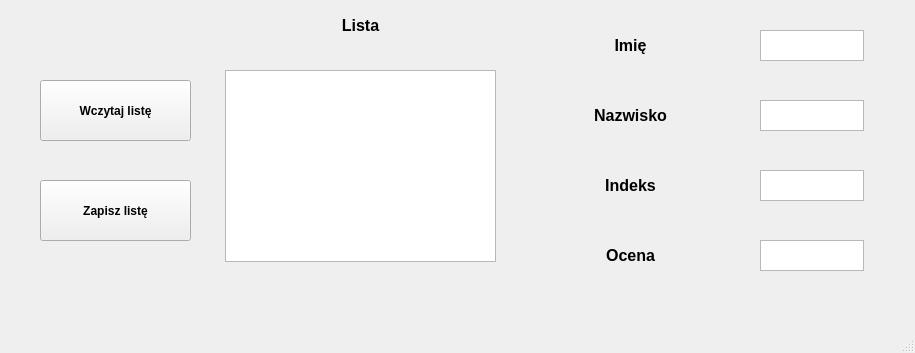
<?xml version="1.0" encoding="UTF-8"?>
<ui version="4.0">
 <class>MainWindow</class>
 <widget class="QMainWindow" name="MainWindow">
  <property name="geometry">
   <rect>
    <x>0</x>
    <y>0</y>
    <width>915</width>
    <height>353</height>
   </rect>
  </property>
  <property name="windowTitle">
   <string>MainWindow</string>
  </property>
  <widget class="QWidget" name="centralwidget">
   <widget class="QTextEdit" name="textEdit">
    <property name="geometry">
     <rect>
      <x>760</x>
      <y>30</y>
      <width>104</width>
      <height>31</height>
     </rect>
    </property>
    <property name="font">
     <font>
      <family>Segoe UI</family>
      <pointsize>10</pointsize>
      <weight>75</weight>
      <bold>true</bold>
     </font>
    </property>
   </widget>
   <widget class="QTextEdit" name="textEdit_2">
    <property name="geometry">
     <rect>
      <x>760</x>
      <y>100</y>
      <width>104</width>
      <height>31</height>
     </rect>
    </property>
    <property name="font">
     <font>
      <family>Segoe UI</family>
      <pointsize>10</pointsize>
      <weight>75</weight>
      <bold>true</bold>
     </font>
    </property>
   </widget>
   <widget class="QTextEdit" name="textEdit_3">
    <property name="geometry">
     <rect>
      <x>760</x>
      <y>170</y>
      <width>104</width>
      <height>31</height>
     </rect>
    </property>
    <property name="font">
     <font>
      <family>Segoe UI</family>
      <pointsize>10</pointsize>
      <weight>75</weight>
      <bold>true</bold>
     </font>
    </property>
   </widget>
   <widget class="QTextEdit" name="textEdit_4">
    <property name="geometry">
     <rect>
      <x>760</x>
      <y>240</y>
      <width>104</width>
      <height>31</height>
     </rect>
    </property>
    <property name="font">
     <font>
      <family>Segoe UI</family>
      <pointsize>10</pointsize>
      <weight>75</weight>
      <bold>true</bold>
     </font>
    </property>
   </widget>
   <widget class="QLabel" name="label">
    <property name="geometry">
     <rect>
      <x>230</x>
      <y>10</y>
      <width>261</width>
      <height>31</height>
     </rect>
    </property>
    <property name="font">
     <font>
      <pointsize>12</pointsize>
      <weight>75</weight>
      <bold>true</bold>
     </font>
    </property>
    <property name="layoutDirection">
     <enum>Qt::LeftToRight</enum>
    </property>
    <property name="text">
     <string>Lista</string>
    </property>
    <property name="alignment">
     <set>Qt::AlignCenter</set>
    </property>
   </widget>
   <widget class="QLabel" name="label_2">
    <property name="geometry">
     <rect>
      <x>550</x>
      <y>100</y>
      <width>161</width>
      <height>31</height>
     </rect>
    </property>
    <property name="font">
     <font>
      <pointsize>12</pointsize>
      <weight>75</weight>
      <bold>true</bold>
     </font>
    </property>
    <property name="layoutDirection">
     <enum>Qt::LeftToRight</enum>
    </property>
    <property name="text">
     <string>Nazwisko</string>
    </property>
    <property name="alignment">
     <set>Qt::AlignCenter</set>
    </property>
   </widget>
   <widget class="QLabel" name="label_3">
    <property name="geometry">
     <rect>
      <x>550</x>
      <y>30</y>
      <width>161</width>
      <height>31</height>
     </rect>
    </property>
    <property name="font">
     <font>
      <pointsize>12</pointsize>
      <weight>75</weight>
      <bold>true</bold>
     </font>
    </property>
    <property name="layoutDirection">
     <enum>Qt::LeftToRight</enum>
    </property>
    <property name="text">
     <string>Imię</string>
    </property>
    <property name="alignment">
     <set>Qt::AlignCenter</set>
    </property>
   </widget>
   <widget class="QLabel" name="label_6">
    <property name="geometry">
     <rect>
      <x>550</x>
      <y>170</y>
      <width>161</width>
      <height>31</height>
     </rect>
    </property>
    <property name="font">
     <font>
      <pointsize>12</pointsize>
      <weight>75</weight>
      <bold>true</bold>
     </font>
    </property>
    <property name="layoutDirection">
     <enum>Qt::LeftToRight</enum>
    </property>
    <property name="text">
     <string>Indeks</string>
    </property>
    <property name="alignment">
     <set>Qt::AlignCenter</set>
    </property>
   </widget>
   <widget class="QLabel" name="label_7">
    <property name="geometry">
     <rect>
      <x>550</x>
      <y>240</y>
      <width>161</width>
      <height>31</height>
     </rect>
    </property>
    <property name="font">
     <font>
      <pointsize>12</pointsize>
      <weight>75</weight>
      <bold>true</bold>
     </font>
    </property>
    <property name="layoutDirection">
     <enum>Qt::LeftToRight</enum>
    </property>
    <property name="text">
     <string>Ocena</string>
    </property>
    <property name="alignment">
     <set>Qt::AlignCenter</set>
    </property>
   </widget>
   <widget class="QListView" name="listView">
    <property name="geometry">
     <rect>
      <x>225</x>
      <y>70</y>
      <width>271</width>
      <height>192</height>
     </rect>
    </property>
   </widget>
   <widget class="QPushButton" name="pushButton_3">
    <property name="geometry">
     <rect>
      <x>40</x>
      <y>80</y>
      <width>151</width>
      <height>61</height>
     </rect>
    </property>
    <property name="font">
     <font>
      <pointsize>9</pointsize>
      <weight>75</weight>
      <bold>true</bold>
     </font>
    </property>
    <property name="text">
     <string>Wczytaj listę</string>
    </property>
   </widget>
   <widget class="QPushButton" name="pushButton_4">
    <property name="geometry">
     <rect>
      <x>40</x>
      <y>180</y>
      <width>151</width>
      <height>61</height>
     </rect>
    </property>
    <property name="font">
     <font>
      <pointsize>9</pointsize>
      <weight>75</weight>
      <bold>true</bold>
     </font>
    </property>
    <property name="text">
     <string>Zapisz listę</string>
    </property>
   </widget>
  </widget>
  <widget class="QMenuBar" name="menubar">
   <property name="geometry">
    <rect>
     <x>0</x>
     <y>0</y>
     <width>915</width>
     <height>21</height>
    </rect>
   </property>
  </widget>
  <widget class="QStatusBar" name="statusbar"/>
 </widget>
 <resources/>
 <connections/>
</ui>
